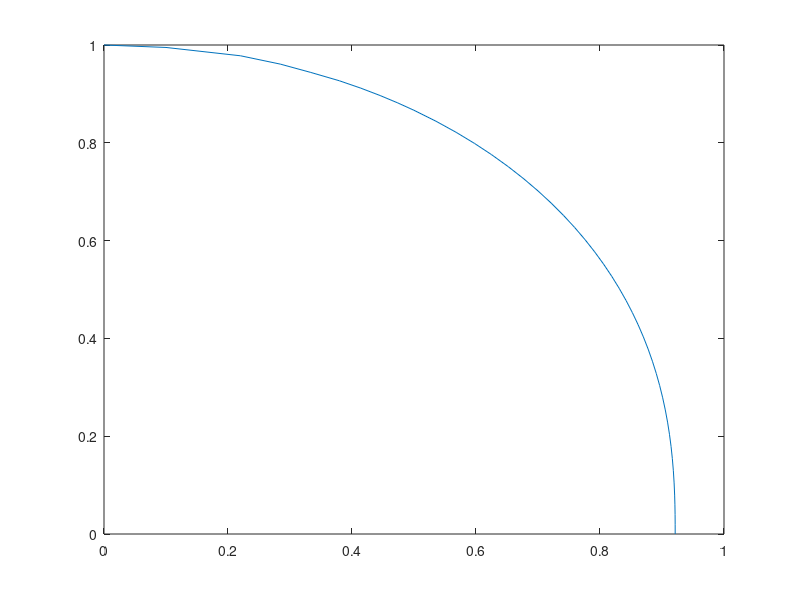

The MATLAB source for this figure:
function ch2ex8
d = 0.1;
yd = 1 - (1/2)*d^2 - (1/6)*d^4;
erryd = (19/180)*d^6;
fprintf('At d = %g, the error in y(d) is about %5.1e.\n',d,erryd);
[y,x] = ode45(@ode,[yd 0],d);
fprintf('Total collapse occurs at x = %g.\n',x(end));
% Augment the arrays with y = 1 at x = 0 for the plot
% and plot with the original independent variable x.
y = [1; y];
x = [0; x];
plot(x,y)
%========================================================
function dxdy = ode(y,x)
dxdy = - sqrt(3*y^3/(2*(1 - y^3)));
